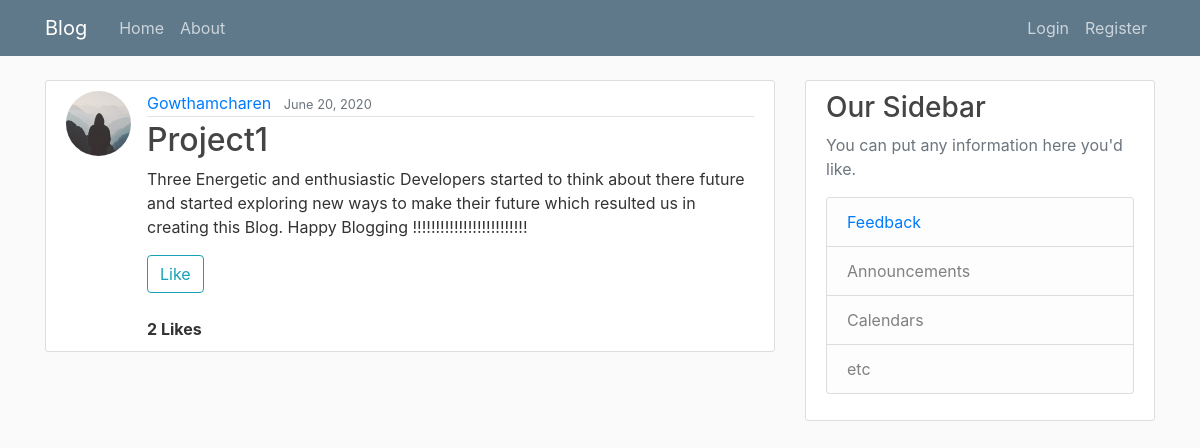
The page /post/34/ on the database its author committed.
### blog/models.py (models this page shows, shortened)
class Post(models.Model):
	title = models.CharField(max_length=100)
	content = models.TextField(validators=[MinLengthValidator(200)])
	liked = models.ManyToManyField(User, default=None, blank=True, related_name = 'liked')
	date_posted = models.DateTimeField(default=timezone.now)
	author = models.ForeignKey(User, on_delete=models.CASCADE, related_name = 'author')

### users/models.py (models this page shows, shortened)
class Profile(models.Model):
    user = models.OneToOneField(User, on_delete=models.CASCADE)
    followed = models.ManyToManyField(User, default=None, blank=True, related_name = 'followed')
    bio = models.TextField(default='')
    image = models.ImageField(default='default.jpg', upload_to='profile_pics')

### blog/views.py (the view)
# urls.py: path('post/<int:pk>/', PostDetailView.as_view(), name='post-detail'),
class PostDetailView(DetailView):
	model = Post

### blog/templates/blog/post_detail.html (shortened to what this page needs)
{% extends "blog/base.html" %}
{% block content %}
  <article class="media content-section">
    <img class="rounded-circle article-img" src="{{ object.author.profile.image.url }}">
    <div class="media-body">
      <div class="article-metadata">
        <a class="mr-2" href="{% url 'user-posts' object.author.username %}">{{ object.author }}</a>
        <small class="text-muted">{{ object.date_posted|date:"F d, Y" }}</small>
      </div>
      <h2 class="article-title">{{ object.title }}</h2>
      <p class="article-content">{{ object.content }}</p>
      {% if object.author != user %}
      <form action="{% url 'like-post' %}" method="POST">
              {% if user not in post.liked.all %}
                <button class="btn btn-outline-info mb-4" type="submit">Like</button>
              {% else %}
                <button class="btn btn-info mb-4" type="submit">Unlike</button>
              {% endif %}
      </form>
      {% endif %}
      <strong> {{ post.liked.all.count }} Likes</strong>
    </div>
  </article>
{% endblock content %}

### blog/static/blog/main.css (style rules this page uses)
body { background: #fafafa; color: #333333; margin-top: 5rem; }
h1, h2, h3, h4, h5, h6 { color: #444444; }
.content-section { background: #ffffff; padding: 10px 20px; border: 1px solid #dddddd; border-radius: 3px; margin-bottom: 20px; }
.article-title { color: #444444; }
.article-content { white-space: pre-line; }
.article-img { height: 65px; width: 65px; margin-right: 16px; }
.article-metadata { padding-bottom: 1px; margin-bottom: 4px; border-bottom: 1px solid #e3e3e3 }

### rows shown on the page
Post: author.profile.image (placeholder picture), author "Gowthamcharen", date_posted "June 20, 2020", title "Project1", content "Three Energetic and enthusiastic Developers started to think about there future and started exploring new ways to make their future which resulted us in creating this Blog. Happy Blogging !!!!!!!!!!!!!!!!!!!!!!!!!", liked.all.count "2"
